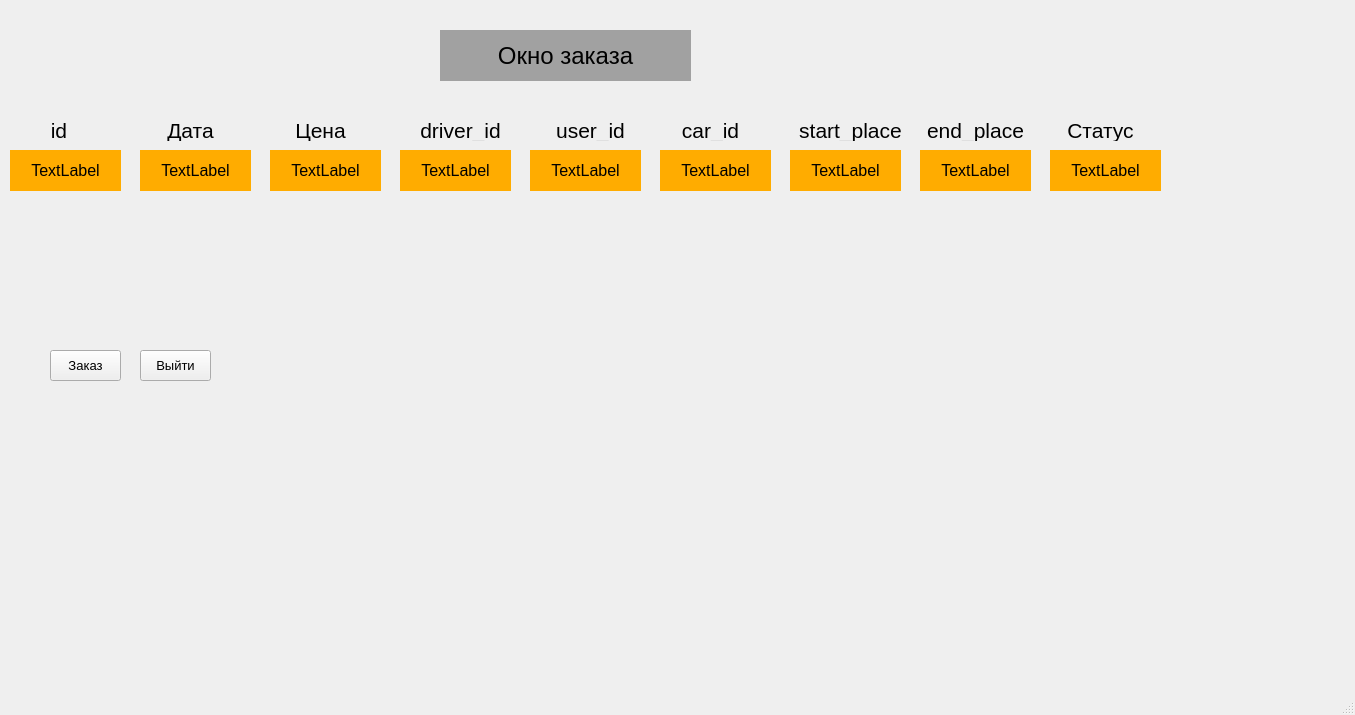
<?xml version="1.0" encoding="UTF-8"?>
<ui version="4.0">
 <class>MainWindow</class>
 <widget class="QMainWindow" name="MainWindow">
  <property name="geometry">
   <rect>
    <x>0</x>
    <y>0</y>
    <width>1355</width>
    <height>715</height>
   </rect>
  </property>
  <property name="windowTitle">
   <string>MainWindow</string>
  </property>
  <property name="toolTip">
   <string/>
  </property>
  <property name="statusTip">
   <string/>
  </property>
  <property name="whatsThis">
   <string/>
  </property>
  <property name="accessibleName">
   <string/>
  </property>
  <property name="accessibleDescription">
   <string/>
  </property>
  <property name="autoFillBackground">
   <bool>false</bool>
  </property>
  <property name="styleSheet">
   <string notr="true"/>
  </property>
  <property name="windowFilePath">
   <string/>
  </property>
  <widget class="QWidget" name="centralwidget">
   <widget class="QLabel" name="labelOrderWindow">
    <property name="geometry">
     <rect>
      <x>440</x>
      <y>30</y>
      <width>251</width>
      <height>51</height>
     </rect>
    </property>
    <property name="font">
     <font>
      <pointsize>18</pointsize>
     </font>
    </property>
    <property name="styleSheet">
     <string notr="true">background-color: rgb(161, 161, 161);</string>
    </property>
    <property name="text">
     <string>Окно заказа</string>
    </property>
    <property name="alignment">
     <set>Qt::AlignCenter</set>
    </property>
   </widget>
   <widget class="QLabel" name="idText">
    <property name="geometry">
     <rect>
      <x>30</x>
      <y>120</y>
      <width>58</width>
      <height>21</height>
     </rect>
    </property>
    <property name="font">
     <font>
      <pointsize>16</pointsize>
     </font>
    </property>
    <property name="text">
     <string>id</string>
    </property>
    <property name="alignment">
     <set>Qt::AlignCenter</set>
    </property>
   </widget>
   <widget class="QLabel" name="userText">
    <property name="geometry">
     <rect>
      <x>550</x>
      <y>120</y>
      <width>81</width>
      <height>21</height>
     </rect>
    </property>
    <property name="font">
     <font>
      <pointsize>16</pointsize>
     </font>
    </property>
    <property name="text">
     <string>user_id</string>
    </property>
    <property name="alignment">
     <set>Qt::AlignCenter</set>
    </property>
   </widget>
   <widget class="QLabel" name="dateText">
    <property name="geometry">
     <rect>
      <x>150</x>
      <y>120</y>
      <width>81</width>
      <height>21</height>
     </rect>
    </property>
    <property name="font">
     <font>
      <pointsize>16</pointsize>
     </font>
    </property>
    <property name="text">
     <string>Дата</string>
    </property>
    <property name="alignment">
     <set>Qt::AlignCenter</set>
    </property>
   </widget>
   <widget class="QLabel" name="driverText">
    <property name="geometry">
     <rect>
      <x>410</x>
      <y>120</y>
      <width>101</width>
      <height>21</height>
     </rect>
    </property>
    <property name="font">
     <font>
      <pointsize>16</pointsize>
     </font>
    </property>
    <property name="text">
     <string>driver_id</string>
    </property>
    <property name="alignment">
     <set>Qt::AlignCenter</set>
    </property>
   </widget>
   <widget class="QPushButton" name="OrderButton">
    <property name="geometry">
     <rect>
      <x>50</x>
      <y>350</y>
      <width>71</width>
      <height>31</height>
     </rect>
    </property>
    <property name="font">
     <font>
      <pointsize>10</pointsize>
     </font>
    </property>
    <property name="text">
     <string>Заказ</string>
    </property>
   </widget>
   <widget class="QPushButton" name="ExitButton">
    <property name="geometry">
     <rect>
      <x>140</x>
      <y>350</y>
      <width>71</width>
      <height>31</height>
     </rect>
    </property>
    <property name="font">
     <font>
      <pointsize>10</pointsize>
     </font>
    </property>
    <property name="text">
     <string>Выйти</string>
    </property>
   </widget>
   <widget class="QLabel" name="priceText">
    <property name="geometry">
     <rect>
      <x>280</x>
      <y>120</y>
      <width>81</width>
      <height>21</height>
     </rect>
    </property>
    <property name="font">
     <font>
      <pointsize>16</pointsize>
     </font>
    </property>
    <property name="text">
     <string>Цена</string>
    </property>
    <property name="alignment">
     <set>Qt::AlignCenter</set>
    </property>
   </widget>
   <widget class="QLabel" name="startPlaceText">
    <property name="geometry">
     <rect>
      <x>790</x>
      <y>120</y>
      <width>121</width>
      <height>21</height>
     </rect>
    </property>
    <property name="font">
     <font>
      <pointsize>16</pointsize>
     </font>
    </property>
    <property name="text">
     <string>start_place</string>
    </property>
    <property name="alignment">
     <set>Qt::AlignCenter</set>
    </property>
   </widget>
   <widget class="QLabel" name="endPlaceText">
    <property name="geometry">
     <rect>
      <x>920</x>
      <y>120</y>
      <width>111</width>
      <height>21</height>
     </rect>
    </property>
    <property name="font">
     <font>
      <pointsize>16</pointsize>
     </font>
    </property>
    <property name="text">
     <string>end_place</string>
    </property>
    <property name="alignment">
     <set>Qt::AlignCenter</set>
    </property>
   </widget>
   <widget class="QLabel" name="carText">
    <property name="geometry">
     <rect>
      <x>670</x>
      <y>120</y>
      <width>81</width>
      <height>21</height>
     </rect>
    </property>
    <property name="font">
     <font>
      <pointsize>16</pointsize>
     </font>
    </property>
    <property name="text">
     <string>car_id</string>
    </property>
    <property name="alignment">
     <set>Qt::AlignCenter</set>
    </property>
   </widget>
   <widget class="QLabel" name="statusText_2">
    <property name="geometry">
     <rect>
      <x>1060</x>
      <y>120</y>
      <width>81</width>
      <height>21</height>
     </rect>
    </property>
    <property name="font">
     <font>
      <pointsize>16</pointsize>
     </font>
    </property>
    <property name="text">
     <string>Статус</string>
    </property>
    <property name="alignment">
     <set>Qt::AlignCenter</set>
    </property>
   </widget>
   <widget class="QLabel" name="idlabel">
    <property name="geometry">
     <rect>
      <x>10</x>
      <y>150</y>
      <width>111</width>
      <height>41</height>
     </rect>
    </property>
    <property name="font">
     <font>
      <pointsize>12</pointsize>
     </font>
    </property>
    <property name="styleSheet">
     <string notr="true">background-color: rgb(255, 172, 0);</string>
    </property>
    <property name="text">
     <string>TextLabel</string>
    </property>
    <property name="alignment">
     <set>Qt::AlignCenter</set>
    </property>
   </widget>
   <widget class="QLabel" name="datalabel">
    <property name="geometry">
     <rect>
      <x>140</x>
      <y>150</y>
      <width>111</width>
      <height>41</height>
     </rect>
    </property>
    <property name="font">
     <font>
      <pointsize>12</pointsize>
     </font>
    </property>
    <property name="styleSheet">
     <string notr="true">background-color: rgb(255, 172, 0);</string>
    </property>
    <property name="text">
     <string>TextLabel</string>
    </property>
    <property name="alignment">
     <set>Qt::AlignCenter</set>
    </property>
   </widget>
   <widget class="QLabel" name="pricelabel">
    <property name="geometry">
     <rect>
      <x>270</x>
      <y>150</y>
      <width>111</width>
      <height>41</height>
     </rect>
    </property>
    <property name="font">
     <font>
      <pointsize>12</pointsize>
     </font>
    </property>
    <property name="styleSheet">
     <string notr="true">background-color: rgb(255, 172, 0);</string>
    </property>
    <property name="text">
     <string>TextLabel</string>
    </property>
    <property name="alignment">
     <set>Qt::AlignCenter</set>
    </property>
   </widget>
   <widget class="QLabel" name="carIdlabel">
    <property name="geometry">
     <rect>
      <x>660</x>
      <y>150</y>
      <width>111</width>
      <height>41</height>
     </rect>
    </property>
    <property name="font">
     <font>
      <pointsize>12</pointsize>
     </font>
    </property>
    <property name="styleSheet">
     <string notr="true">background-color: rgb(255, 172, 0);</string>
    </property>
    <property name="text">
     <string>TextLabel</string>
    </property>
    <property name="alignment">
     <set>Qt::AlignCenter</set>
    </property>
   </widget>
   <widget class="QLabel" name="driverIdlabel">
    <property name="geometry">
     <rect>
      <x>400</x>
      <y>150</y>
      <width>111</width>
      <height>41</height>
     </rect>
    </property>
    <property name="font">
     <font>
      <pointsize>12</pointsize>
     </font>
    </property>
    <property name="styleSheet">
     <string notr="true">background-color: rgb(255, 172, 0);</string>
    </property>
    <property name="text">
     <string>TextLabel</string>
    </property>
    <property name="alignment">
     <set>Qt::AlignCenter</set>
    </property>
   </widget>
   <widget class="QLabel" name="userIdlabel">
    <property name="geometry">
     <rect>
      <x>530</x>
      <y>150</y>
      <width>111</width>
      <height>41</height>
     </rect>
    </property>
    <property name="font">
     <font>
      <pointsize>12</pointsize>
     </font>
    </property>
    <property name="styleSheet">
     <string notr="true">background-color: rgb(255, 172, 0);</string>
    </property>
    <property name="text">
     <string>TextLabel</string>
    </property>
    <property name="alignment">
     <set>Qt::AlignCenter</set>
    </property>
   </widget>
   <widget class="QLabel" name="statuslabel">
    <property name="geometry">
     <rect>
      <x>1050</x>
      <y>150</y>
      <width>111</width>
      <height>41</height>
     </rect>
    </property>
    <property name="font">
     <font>
      <pointsize>12</pointsize>
     </font>
    </property>
    <property name="styleSheet">
     <string notr="true">background-color: rgb(255, 172, 0);</string>
    </property>
    <property name="text">
     <string>TextLabel</string>
    </property>
    <property name="alignment">
     <set>Qt::AlignCenter</set>
    </property>
   </widget>
   <widget class="QLabel" name="startPlacelabel">
    <property name="geometry">
     <rect>
      <x>790</x>
      <y>150</y>
      <width>111</width>
      <height>41</height>
     </rect>
    </property>
    <property name="font">
     <font>
      <pointsize>12</pointsize>
     </font>
    </property>
    <property name="styleSheet">
     <string notr="true">background-color: rgb(255, 172, 0);</string>
    </property>
    <property name="text">
     <string>TextLabel</string>
    </property>
    <property name="alignment">
     <set>Qt::AlignCenter</set>
    </property>
   </widget>
   <widget class="QLabel" name="endPlacelabel">
    <property name="geometry">
     <rect>
      <x>920</x>
      <y>150</y>
      <width>111</width>
      <height>41</height>
     </rect>
    </property>
    <property name="font">
     <font>
      <pointsize>12</pointsize>
     </font>
    </property>
    <property name="styleSheet">
     <string notr="true">background-color: rgb(255, 172, 0);</string>
    </property>
    <property name="text">
     <string>TextLabel</string>
    </property>
    <property name="alignment">
     <set>Qt::AlignCenter</set>
    </property>
   </widget>
  </widget>
  <widget class="QMenuBar" name="menubar">
   <property name="geometry">
    <rect>
     <x>0</x>
     <y>0</y>
     <width>1355</width>
     <height>22</height>
    </rect>
   </property>
  </widget>
  <widget class="QStatusBar" name="statusbar"/>
 </widget>
 <resources/>
 <connections/>
</ui>
